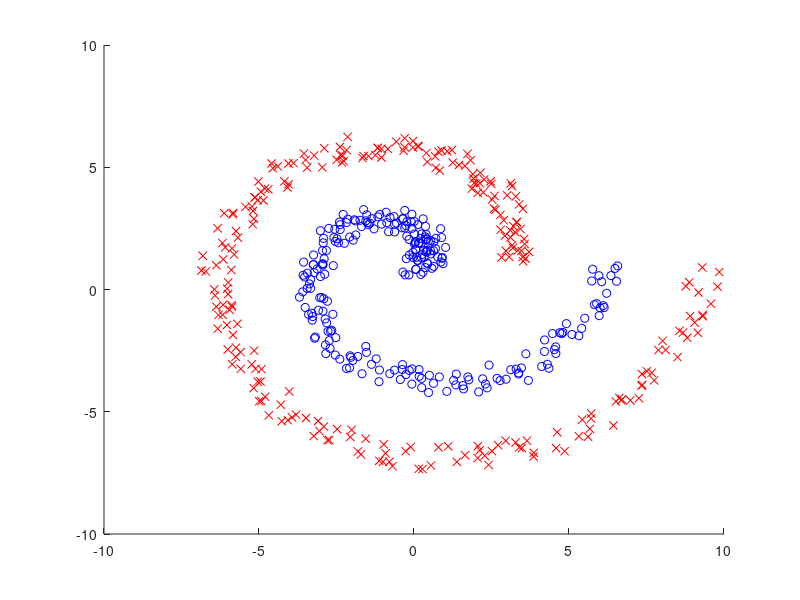

This figure's MATLAB source:
%谱聚类

n=500;c=2;
t=randperm(n);% 随机排列
k=10;
t=randperm(n);
a=linspace(0,2*pi,n/2)';
x=[a.*cos(a),a.*sin(a);(a+pi).*cos(a),(a+pi).*sin(a)];
x=x+rand(n,2);
x=x-repmat(mean(x),[n,1]);
x2=sum(x.^2,2);
d=repmat(x2,1,n) + repmat(x2',n,1)-2*x*x';
[p,i]=sort(d);
W=sparse(d<=ones(n,1)*p(k+1,:));
W=(W+W'~=0);
D = diag(sum(W,2));
L = D - W;
[z,v] = eigs(L,D,c-1,'sm');

m=z(t(1:c),:);s0(1:c,:)=inf;z2=sum(z.^2,2);
for o=1:1000
    m2=sum(m.^2,2);
    [u,y]=min(repmat(m2,1,n) + repmat(z2',c,1)-2*m*z');
    for t=1:c
        m(t,:)=mean(z(y==t,:)); % 更新聚类中心
        s(t,1)=mean(d(y==t));
    end
    if norm(s-s0)<0.001,break ,end
    s0=s;
end
figure(1); clf; hold on; axis([-10 10 -10 10])
plot(x(y==1,1),x(y==1,2),'bo');
plot(x(y==2,1),x(y==2,2),'rx');
